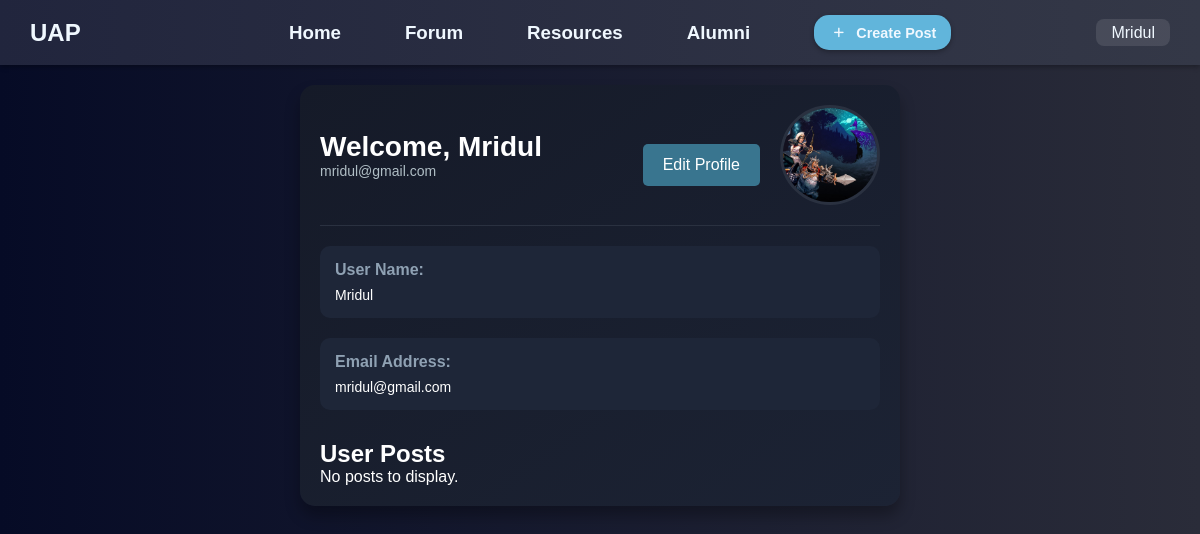
Page /profile/ (signed in) on the committed database.
### authenticate/models.py (models this page shows, shortened)
class User_Profile(models.Model):
    user = models.OneToOneField(User, on_delete=models.CASCADE, related_name='profile')
    image = models.ImageField(upload_to='profile_pictures/', blank=True, null=True)

### authenticate/views.py (the view)
# urls.py: path('profile/',acc_views.profile,name="profile"),
@login_required
def profile(request):
    user_profile = get_object_or_404(User_Profile, user=request.user)
    user_posts = Post.objects.filter(user=request.user).order_by('-timestamp')
    print(user_posts)
    context = {
        'user_profile': user_profile,
        'user_posts': user_posts,
    }
    return render(request, template_name='Home/profile.html', context=context)

### template/Home/profile.html (shortened to what this page needs)
{% extends 'base.html' %} {% load static %} {% block content %}
<html lang="en">
  <head>
  </head>
  <body>
    <div class="container">
      <div class="profile-card">
        <div class="profile-header">
          <div>
            <h1>Welcome, {{ user_profile.user.username }}</h1>
            <p>{{ user_profile.user.email }}</p>
          </div>
          <a href="{% url 'edit_profile' %}" class="profile-btn"
            >Edit Profile</a
          >
          <div class="pro">
            {% if user_profile.image %}
            <img
              src="{{ user_profile.image.url }}"
              alt="Profile Picture"
              class="profile-image"
            />
            {% else %}
            <div class="profile-image" style="background: #2a3140">👤</div>
            {% endif %}
          </div>
        </div>
        <div class="details-grid">
          <div class="detail-item">
            <h3>User Name:</h3>
            <p>{{ user_profile.user.username }}</p>
          </div>
          <div class="detail-item">
            <h3>Email Address:</h3>
            <p>{{ user_profile.user.email }}</p>
          </div>
        </div>
        <div class="posts-section">
          <h2>User Posts</h2>
          {% for post in user_posts.all %}
          <div class="post-item">
            <h3>{{ post.description }}</h3>
            <span>Posted on {{ post.timestamp|date:"F j, Y" }}</span>
          </div>
          {% empty %}
          <p>No posts to display.</p>
          {% endfor %}
        </div>
      </div>
    </div>
  </body>
  {% endblock %}

### template/navbar.html (shortened to what this page needs)
<!DOCTYPE html>
<html lang="en">
  <head>
    <link href="https://fonts.cdnfonts.com/css/gilroy-bold" rel="stylesheet" />
  </head>
  <body>
    <div class="navbar">
      <h2>UAP</h2>
      <div class="center">
        <div class="section">
          <a href="{% url 'home' %}" class="section-link"><h3>Home</h3></a>
          <a href="{% url 'forum' %}" class="section-link"><h3>Forum</h3></a>
          <a href="{% url 'resources' %}" class="section-link"><h3>Resources</h3></a>
          <a href="{% url 'alumni_section' %}" class="section-link"><h3>Alumni</h3></a>
          <a href="{% url 'createpost' %}" class="button">
          <button class="create-post">
               <span class="material-symbols-rounded">add</span>
                <h4>Create Post</h4>
          </button>
        </a>
        </div>
      </div>
      <div class="profile">
        <div class="dropdown">
          <a href="#" class="profile-name">{{ request.user }}</a>
        </div>
      </div>
    </div>
  </body>
</html>

### static/css/nav.css (style rules this page uses)
* { margin: 0; padding: 0; box-sizing: border-box; font-family: "Gilroy", sans-serif; text-decoration: none; }
.navbar { background: linear-gradient(to right, #21253d, #343847); display: flex; align-items: center; justify-content: space-between; padding: 15px 30px; box-shadow: 0 2px 5px rgba(0, 0, 0, 0.3); }
.navbar h2 { color: aliceblue; }
.section { display: flex; align-items: center; gap: 20px; margin-left: 15rem; }
.section-link { color: aliceblue; position: relative; transition: color 0.3s; }
.section-link::after { content: ""; position: absolute; bottom: -5px; left: 50%; width: 0; height: 3px; background-color: aliceblue; border-radius: 2px; transition: width 0.3s ease, transform 0.3s; transform: translateX(-50%); }
.create-post { background-color: #61b5db; border: none; padding: 8px 15px; color:aliceblue; border-radius: 15px; display: flex; align-items: center; gap: 8px; cursor: pointer; transition: transform 0.2s ease, box-shadow 0.3s ease; box-shadow: 0 2px 5px rgba(0, 0, 0, 0.3); font-size: 0.9rem; }
.create-post h4 { color:aliceblue }
.create-post span { color:aliceblue }
.create-post span { font-size: 1.2rem; transition: transform 0.3s ease; }
.profile { display: flex; align-items: center; justify-content: flex-end; gap: 15px; }
.profile-name { color: aliceblue; font-size: 1rem; padding: 5px 15px; border-radius: 8px; background-color: rgba(255, 255, 255, 0.1); transition: background-color 0.3s ease; }
.dropdown { position: relative; }

### template/base.html (style rules this page uses)
body { margin: 0; padding: 0; font-family: Arial, sans-serif; background: linear-gradient(to right, #060b26, #2a2c39); color: #ffffff; }

### template/Home/profile.html (style rules this page uses)
* { margin: 0; padding: 0; box-sizing: border-box; font-family: "Arial", sans-serif; }
body { background-color: #0e1320; color: #ffffff; }
.container { display: flex; flex-direction: column; align-items: center; justify-content: center; padding: 20px; gap: 30px; }
.profile-card { display: flex; flex-direction: column; align-items: center; width: 100%; max-width: 600px; padding: 20px; background: linear-gradient(145deg, #151a28, #1c2334); border-radius: 15px; box-shadow: 0 10px 15px rgba(0, 0, 0, 0.3); }
.profile-header { display: flex; align-items: center; justify-content: space-between; width: 100%; padding-bottom: 20px; border-bottom: 1px solid #2a3140; }
.profile-header h1 { font-size: 28px; }
.profile-header p { font-size: 14px; color: #b0bec5; }
.pro { width: 100px; height: 100px; margin-left: 20px; }
.profile-image { width: 100%; height: 100%; border-radius: 50%; object-fit: cover; border: 3px solid #2a3140; }
.details-grid { display: grid; grid-template-columns: 1fr; width: 100%; gap: 20px; margin-top: 20px; }
.detail-item { padding: 15px; background-color: #1e2638; border-radius: 10px; transition: transform 0.2s ease, box-shadow 0.2s ease; }
.detail-item h3 { font-size: 16px; color: #8fa1b3; margin-bottom: 8px; }
.detail-item p { font-size: 14px; color: #ffffff; }
.profile-btn { display: inline-block; text-align: center; margin-left: auto; background-color: #39758f; color: white; padding: 12px 20px; margin-top: 20px; border-radius: 5px; text-decoration: none; font-size: 16px; cursor: pointer; transition: background-color 0.3s; }
.posts-section { width: 100%; margin-top: 30px; }
.navbar .section { gap: 64px; margin-left: 3.95rem; }

### rows in the picture
User_Profile: user.username "Mridul", user.email "mridul@gmail.com", image (picture)

### other values in the picture
{{ request.user }} "Mridul"
